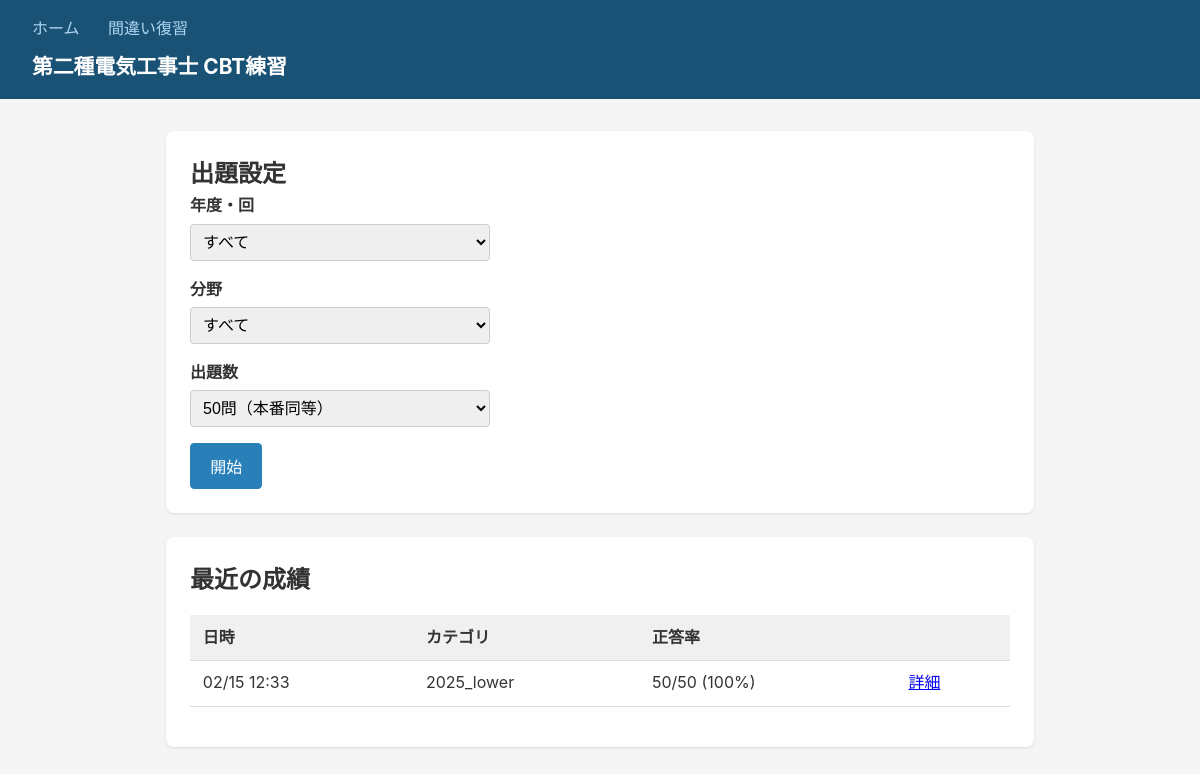
Before: / with the older database file.
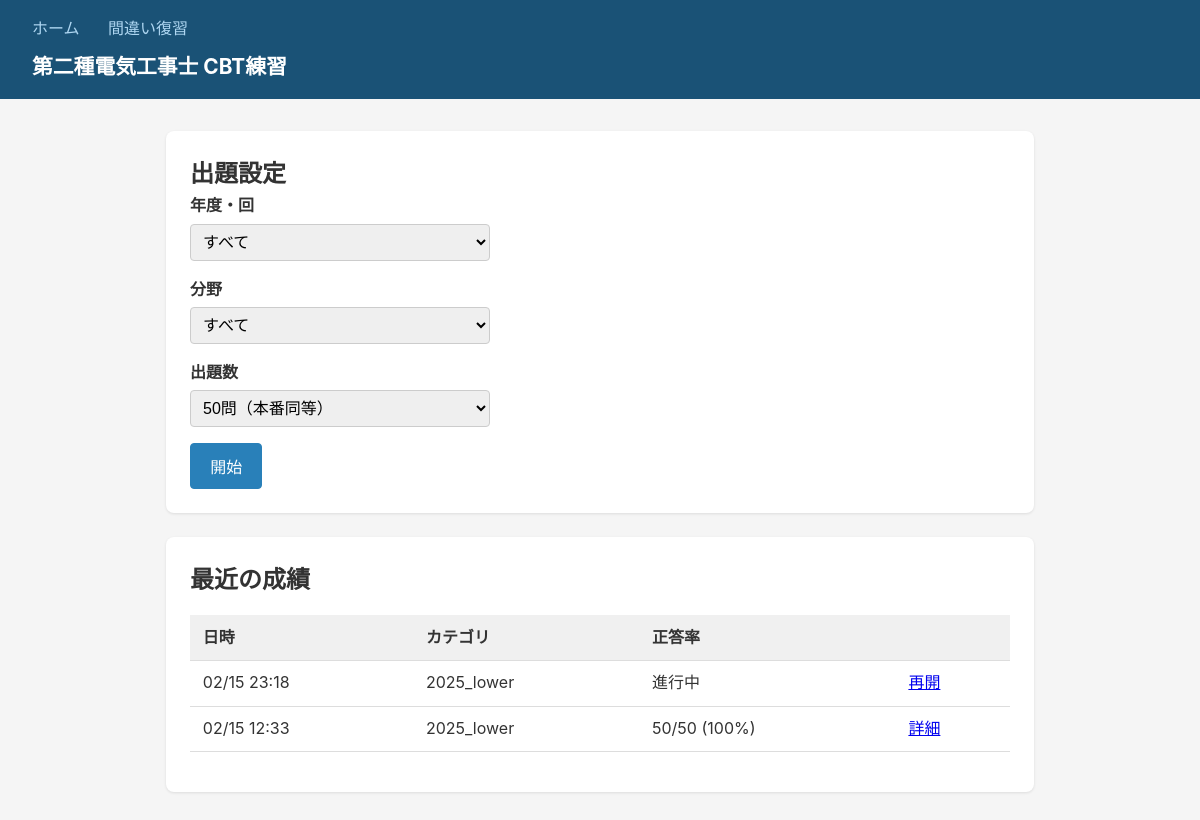
After: the same page with the newer database file.
### models.py (models this page shows, shortened)
class QuizSession(db.Model):
    __tablename__ = "quiz_sessions"
    id = db.Column(db.Integer, primary_key=True)
    category = db.Column(db.String(100), default="")
    total_count = db.Column(db.Integer, default=0)
    correct_count = db.Column(db.Integer, default=0)
    started_at = db.Column(db.DateTime, default=lambda: datetime.now(timezone.utc))
    finished_at = db.Column(db.DateTime, nullable=True)
    attempts = db.relationship("Attempt", backref="session", lazy=True)
    question_ids_json = db.Column(db.Text, default="[]")

### app.py (the view)
    @app.route("/")
    def index():
        years = db.session.query(
            Question.year, Question.half
        ).distinct().order_by(Question.year.desc()).all()
        all_tags = set()
        for (tags_json,) in db.session.query(Question.tags_json).all():
            all_tags.update(json.loads(tags_json))
        tags = sorted(all_tags)
        recent_sessions = QuizSession.query.order_by(
            QuizSession.started_at.desc()
        ).limit(10).all()
        return render_template(
            "index.html", years=years, tags=tags, recent_sessions=recent_sessions
        )

### templates/index.html (shortened to what this page needs)
{% extends "base.html" %}
{% block content %}
<section class="start-form">
    <h2>出題設定</h2>
    <form action="{{ url_for('quiz_start') }}" method="post">
        <div class="form-group">
            <label>年度・回</label>
            <select name="year" id="year-select">
                <option value="">すべて</option>
            </select>
        </div>
        <div class="form-group">
            <label>分野</label>
            <select name="tag">
                <option value="">すべて</option>
            </select>
        </div>
        <div class="form-group">
            <label>出題数</label>
            <select name="count">
                <option value="50" selected>50問（本番同等）</option>
            </select>
        </div>
        <button type="submit" class="btn btn-primary">開始</button>
    </form>
</section>
{% if recent_sessions %}
<section class="history">
    <h2>最近の成績</h2>
    <table>
        <thead>
            <tr>
                <th>日時</th>
                <th>カテゴリ</th>
                <th>正答率</th>
                <th></th>
            </tr>
        </thead>
        <tbody>
            {% for s in recent_sessions %}
            <tr>
                <td>{{ s.started_at.strftime('%m/%d %H:%M') }}</td>
                <td>{{ s.category }}</td>
                <td>
                    {% if s.finished_at %}
                        {{ s.correct_count }}/{{ s.total_count }}
                        ({{ (s.correct_count / s.total_count * 100)|round|int if s.total_count else 0 }}%)
                    {% else %}
                        進行中
                    {% endif %}
                </td>
                <td>
                    {% if s.finished_at %}
                        <a href="{{ url_for('result', session_id=s.id) }}">詳細</a>
                    {% else %}
                        <a href="{{ url_for('quiz', session_id=s.id, q=0) }}">再開</a>
                    {% endif %}
                </td>
            </tr>
            {% endfor %}
        </tbody>
    </table>
</section>
{% endif %}
{% endblock %}

### templates/base.html (shortened to what this page needs)
<!DOCTYPE html>
<html lang="ja">
<head>
    <link rel="stylesheet" href="{{ url_for('static', filename='style.css') }}">
</head>
<body>
    <header>
        <nav>
            <a href="{{ url_for('index') }}">ホーム</a>
            <a href="{{ url_for('review') }}">間違い復習</a>
        </nav>
        <h1>第二種電気工事士 CBT練習</h1>
    </header>
    <main>
        {% block content %}{% endblock %}
    </main>
</body>
</html>

### static/style.css (style rules this page uses)
* { box-sizing: border-box; margin: 0; padding: 0; }
body { font-family: -apple-system, BlinkMacSystemFont, "Hiragino Kaku Gothic ProN", "Segoe UI", sans-serif; background: #f5f5f5; color: #333; line-height: 1.6; }
header { background: #1a5276; color: white; padding: 1rem 2rem; }
header nav { margin-bottom: 0.5rem; }
header nav a { color: #aed6f1; text-decoration: none; margin-right: 1.5rem; }
header h1 { font-size: 1.3rem; }
main { max-width: 900px; margin: 2rem auto; padding: 0 1rem; }
.btn { display: inline-block; padding: 0.6rem 1.2rem; border: 1px solid #ccc; border-radius: 4px; background: white; color: #333; text-decoration: none; cursor: pointer; font-size: 1rem; }
.btn-primary { background: #2980b9; color: white; border-color: #2980b9; }
.form-group { margin-bottom: 1rem; }
.form-group label { display: block; font-weight: bold; margin-bottom: 0.3rem; }
.form-group select, .form-group input { width: 100%; max-width: 300px; padding: 0.5rem; border: 1px solid #ccc; border-radius: 4px; font-size: 1rem; }
table { width: 100%; border-collapse: collapse; margin: 1rem 0; }
th, td { padding: 0.6rem 0.8rem; border-bottom: 1px solid #ddd; text-align: left; }
th { background: #f0f0f0; font-weight: bold; }
.start-form, .history, .review-container, .result-container { background: white; border-radius: 8px; padding: 1.5rem; margin-bottom: 1.5rem; box-shadow: 0 1px 3px rgba(0,0,0,0.1); }

Changed rows visible on the page:
added QuizSession: started_at "02/15 23:18", category "2025_lower", shows "進行中"
